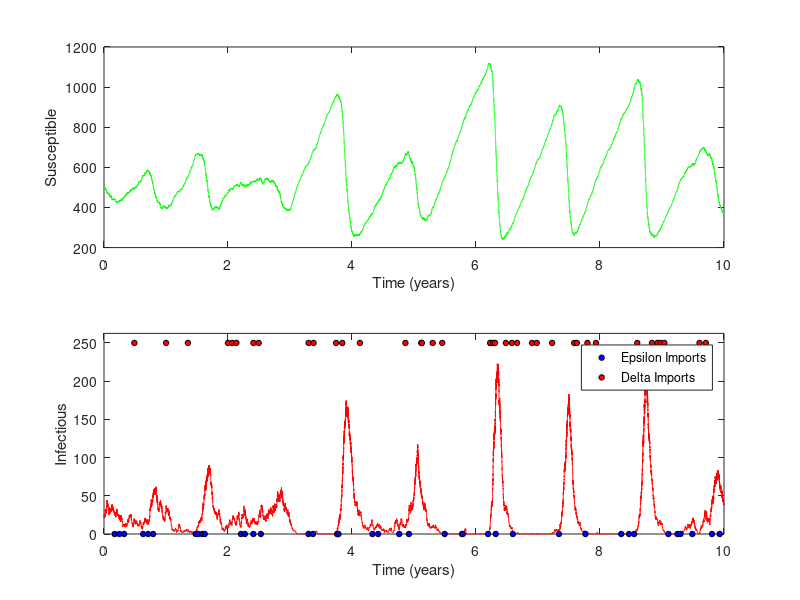

This chart was generated by the following MATLAB code:
function [t,X,Y,Z] = Program_6_6(beta,gamma,mu,epsilon,delta,X0,Y0,N0,MaxTime)
%
% 
% Program_6_6( beta, gamma, mu, epsilon, delta, X0, Y0, N0, MaxTime)
%      This is the MATLAB version of program 6.6 from page 210 of 
% "Modeling Infectious Disease in humans and animals" 
% by Keeling & Rohani.
% 
% It is the SIR model (including births and deaths) with full 
% (event-driven) demographic stochasticity. Two forms of imports (governed
% by the parameters epsilon and delta) are implemented.
%
% This is a more complex stochastic model as 8 events are
% possible: infection, recovery, birth, death of susceptible, death of
% infected, death of recovered and two forms of imports
%
% Note: by default we are using a very small population size to highlight
% the stochasticity.

% Sets up default parameters if necessary.
if nargin == 0
   beta=1;
   gamma=1/10.0;
   mu=5e-4;
   N0=5000;
   delta=0.01;
   epsilon=delta*10/N0;
   
   
   Y0=ceil(mu*N0/gamma);
   X0=floor(gamma*N0/beta);
   
   MaxTime=10*365;
end

% Checks all the parameters are valid
if X0<=0 
    error('Initial number of susceptibles (%g) is less than or equal to zero',X0);
end

if Y0<=0 
    error('Initial number of infecteds (%g) is less than or equal to zero',Y0);
end

if N0<=0 
    error('Initial population size (%g) is less than or equal to zero',N0);
end

if beta<=0 
    error('Transmission rate beta0 (%g) is less than or equal to zero',beta0);
end

if gamma<=0 
    error('Recovery rate gamma (%g) is less than or equal to zero',gamma);
end

if mu<=0 
    error('Brith and Death rate mu (%g) is less than or equal to zero',mu);
end

if epsilon<0 
    error('Import rate epsilon (%g) is less than zero',epsilon);
end

if delta<0 
    error('Import rate delta (%g) is less than zero',delta);
end
  
if MaxTime<=0 
    error('Maximum run time (%g) is less than or equal to zero',MaxTime);
end

if X0+Y0>N0
    warning('Initial level of suceptibles + infecteds (%g + %g = %g) is greater than population size (%g)',X0,Y0,X0+Y0,N0);
end


Z0=N0-X0-Y0;

% The main iteration 

[t, epsilonT, deltaT, pop]=Stoch_Iteration([0 MaxTime],[X0 Y0 Z0],[beta gamma mu epsilon delta N0]);

T=t/365; X=pop(:,1); Y=pop(:,2); Z=pop(:,3);

% plots the graphs with scaled colours
subplot(2,1,1)
h=plot(T,X,'-g');
set(gca,'XLim',[0 max(T)]);
xlabel 'Time (years)';
ylabel 'Susceptible'

subplot(2,1,2)
h=plot(T,Y,'-r');
Q=get(gca,'YLim');
hold on
m=find(epsilonT>0);
h1=plot([-1000 T(m)],0,'ok'); set(h1,'MarkerFaceColor','b','MarkerSize',4);
m=find(deltaT>0);
h2=plot([-1000 T(m)],Q(2),'ok'); set(h2,'MarkerFaceColor','r','MarkerSize',4);
hold off
axis([0 max(T) 0 Q(2)*1.05]);
legend([h1(1) h2(1)],'Epsilon Imports','Delta Imports');
xlabel 'Time (years)';
ylabel 'Infectious'





% Do the iterations using the full event driven stochastic methodology
% This is a relatively general version of the event-driven methodology know
% as Gillespie's Direct Algorithm
function [T,ET,DT,P]=Stoch_Iteration(Time,Initial,Parameters)

X=Initial(1); Y=Initial(2); Z=Initial(3);
T=0; ET=0; DT=0; P(1,:)=[X Y Z];
old=[X Y Z];

loop=1;
while (T(loop)<Time(2))  
    [step,et,dt,new]=Iterate(old,Parameters);
    loop=loop+1;
    T(loop)=T(loop-1)+step;
    P(loop,:)=old;
    loop=loop+1;
    T(loop)=T(loop-1);
    P(loop,:)=new; old=new;
    ET(loop)=et; DT(loop)=dt;
    
    if loop>=length(T)
        T(loop*2)=0;
        P(loop*2,:)=0;
        ET(loop*2)=0;
        DT(loop*2)=0;
    end
end

T=T(1:loop); P=P(1:loop,:); ET=ET(1:loop); DT=DT(1:loop);


% Do the actual iteration step
function [step, et, dt, new_value]=Iterate(old, Parameters);

beta=Parameters(1); gamma=Parameters(2); mu=Parameters(3); 
epsilon=Parameters(4); delta=Parameters(5);
N=Parameters(6);
X=old(1); Y=old(2); Z=old(3);

Rate(1) = beta*X*Y/N;  Change(1,:)=[-1 +1 0];
Rate(2) = gamma*Y;  Change(2,:)=[0 -1 +1];
Rate(3) = mu*N;  Change(3,:)=[+1 0 0];
Rate(4) = mu*X;  Change(4,:)=[-1 0 0];
Rate(5) = mu*Y;  Change(5,:)=[0 -1 0];
Rate(6) = mu*Z;  Change(6,:)=[0 0 -1];
Rate(7) = epsilon*X;  Change(7,:)=[-1 +1 0];
Rate(8) = delta;  Change(8,:)=[0 +1 0];

R1=rand(1,1);
R2=rand(1,1);

step = -log(R2)/(sum(Rate));

% find which event to do
m=min(find(cumsum(Rate)>=R1*sum(Rate)));

new_value=old+Change(m,:);

dt=0; et=0;

if m==7
    et=1;
end
if m==8
    dt=1;
end








